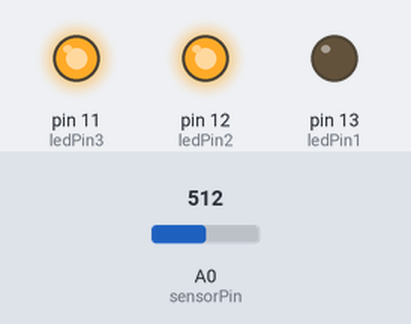
A sketch run on a simulated Arduino Uno, built with avr-gcc and run on an emulated ATmega328P. Shown: output pins drawn as LEDs (lit = HIGH). The inputs (shaded band) are chosen by the test bench; at power-on: A0 (sensorPin) = 512.

Above: at 1.2 s.
1.3 s: A0 (sensorPin) set to 482
At 1.7 s:
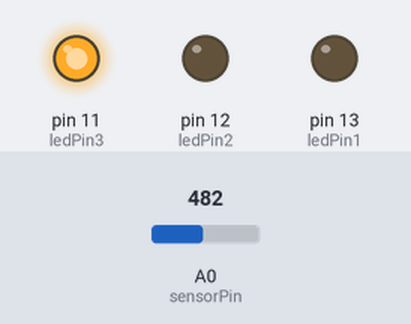
2.8 s: A0 (sensorPin) set to 260
4.3 s: A0 (sensorPin) set to 235
At 5.2 s:
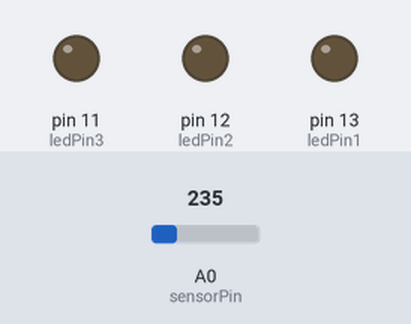
5.8 s: A0 (sensorPin) set to 910
At 6.3 s:
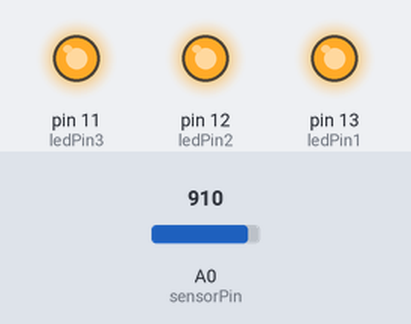
7.3 s: A0 (sensorPin) set to 888
At 8.5 s:
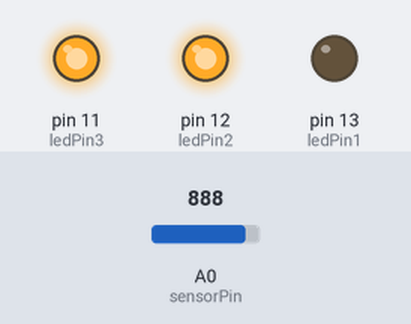
8.8 s: A0 (sensorPin) set to 1023
At 9.8 s:
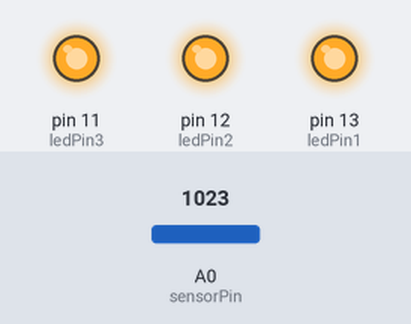
Timing chart, 0 to 11.3 s (numbered marks = the images above; inputs shaded):
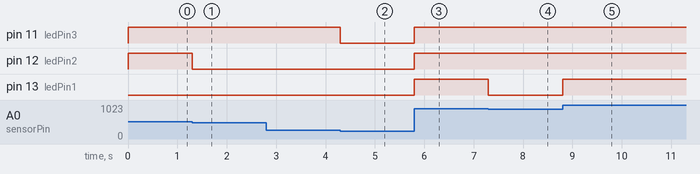

The sketch:

level-meter.ino
```cpp
int sensorPin = A0;    // select the input pin for the potentiometer
int ledPin1 = 13;   // select the pin for the LED
int ledPin2 = 12;
int ledPin3 = 11;
int sensorValue = 0;  // variable to store the value coming from the sensor

void setup() {
  // declare the ledPin as an OUTPUT:
  pinMode(ledPin1, OUTPUT);
  pinMode(ledPin2, OUTPUT);
  pinMode(ledPin3, OUTPUT);
}

void loop() {
  // read the value from the sensor:
  sensorValue = analogRead(sensorPin);
  // turn the ledPin on
  if (sensorValue > 250){
  digitalWrite(ledPin3, HIGH);
  }else{
  digitalWrite(ledPin3, LOW);
  }if (sensorValue > 500){
  digitalWrite(ledPin2, HIGH);
  }else{
  digitalWrite(ledPin2, LOW);
  }if (sensorValue > 900){
  digitalWrite(ledPin1, HIGH);
  }else{
  digitalWrite(ledPin1, LOW);
  }
}
```

Measured:
- the behaviour switches between 501 and 500 on A0 (sensorPin) (found by bisection; images 0 and 1)
- the behaviour switches between 251 and 250 on A0 (sensorPin) (found by bisection; images 1 and 2)
- the behaviour switches between 901 and 900 on A0 (sensorPin) (found by bisection; images 3 and 4)
- after the input at 1.3 s, pin 12 (ledPin2): HIGH → LOW at once
- after the input at 2.8 s, every drawn part: stays the same
- after the input at 4.3 s, pin 11 (ledPin3): HIGH → LOW at once
- after the input at 5.8 s, pin 11 (ledPin3), pin 12 (ledPin2), pin 13 (ledPin1): LOW → HIGH at once
- after the input at 7.3 s, pin 13 (ledPin1): HIGH → LOW at once
- after the input at 8.8 s, pin 13 (ledPin1): LOW → HIGH at once
